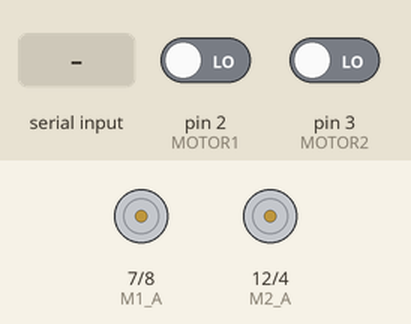
Bench run of a sketch on a simulated Arduino Uno, built with avr-gcc and run on an emulated ATmega328P. On the bench: motor-driver pin pairs drawn as motors (green arrow = first pin HIGH = forward, orange = second pin HIGH = backward, longer = more drive, scaled by the enable pin). The test bench sets the inputs (shaded band); at power-on: pin 2 (MOTOR1) LOW, pin 3 (MOTOR2) LOW. What the sketch prints to the serial monitor is not drawn.

Above: at 1.2 s.
1.3 s: "F" received over Serial
At 3.9 s:
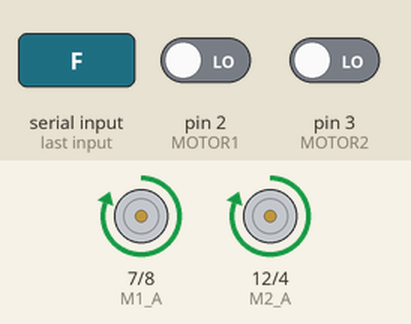
4.3 s: "B" received over Serial
At 5.5 s:
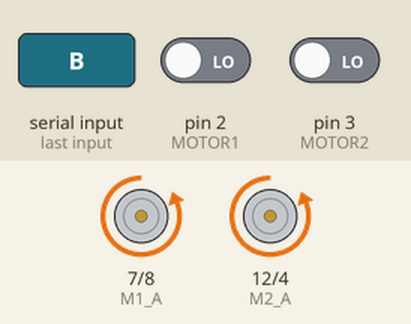
5.8 s: "L" received over Serial
At 7.0 s:
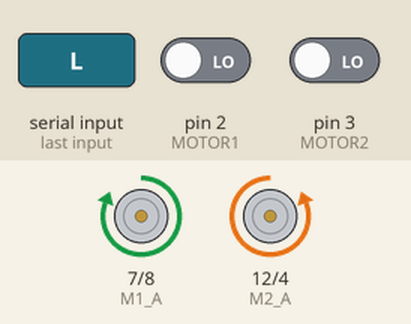
7.3 s: "R" received over Serial
At 7.7 s:
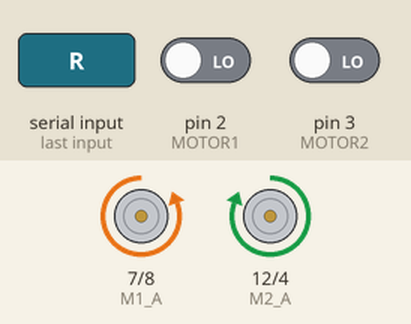
8.8 s: "S" received over Serial
At 9.5 s:
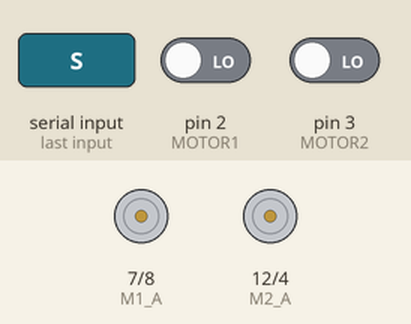
Timing chart, 0 to 11.3 s (numbered marks = the images above; inputs shaded):
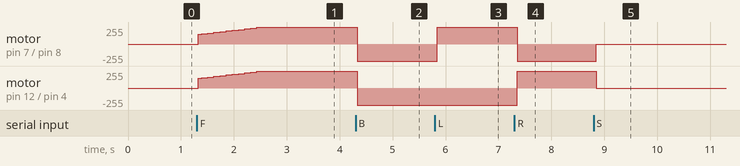

Measured:
- after the input at 1.3 s, motor on pin 7 (M1_A) / pin 8 (M1_B), motor on pin 12 (M2_A) / pin 4 (M2_B): moves from stopped to forward 255/255 over 1.2 s, starting at once
- after the input at 4.3 s, motor on pin 7 (M1_A) / pin 8 (M1_B), motor on pin 12 (M2_A) / pin 4 (M2_B): forward 255/255 → backward 255/255 at once
- after the input at 5.8 s, motor on pin 7 (M1_A) / pin 8 (M1_B): backward 255/255 → forward 255/255 at once
- after the input at 7.3 s, motor on pin 7 (M1_A) / pin 8 (M1_B): forward 255/255 → backward 255/255 after 0.06 s; motor on pin 12 (M2_A) / pin 4 (M2_B): backward 255/255 → forward 255/255 after 0.06 s
- after the input at 8.8 s, motor on pin 7 (M1_A) / pin 8 (M1_B): backward 255/255 → stopped at once; motor on pin 12 (M2_A) / pin 4 (M2_B): forward 255/255 → stopped at once

The sketch:

PID_MOTOR_CONTROL.ino
```cpp
#include <PID_v1.h>
#include <TimerOne.h>
double desired_spd = 100;
double Input, Output,Input2,Output2;
double Kp=0.2, Ki=1.04, Kd=0;
volatile float rotation1 =0 , rotation2=0;
PID myPID(&Input, &Output, &desired_spd, Kp, Ki, Kd, DIRECT);
PID myPID2(&Input2, &Output2, &desired_spd, Kp, Ki, Kd, DIRECT);
const byte MOTOR1 = 2;                    //interrupt pin for encoder
const byte MOTOR2 = 3;                    //interrupt pin for encoder
unsigned int counter1 = 0;
unsigned int counter2 = 0;
float diskslots = 10;
void ISR_count1()
{
  counter1++;
}

void ISR_count2()
{
  counter2++;
}
void ISR_timerone()
{
  Timer1.detachInterrupt();
  //Serial.print("Motor Speed 1: ");
  rotation1 = (counter1 / diskslots) * 60.00;
  if (rotation1 >= 200)
  {
  rotation1 = 200;
  }
  Input = rotation1;
  counter1 = 0;
  rotation2 = (counter2 / diskslots) * 60.00;
  if (rotation2 >= 200)
  {
  rotation2 = 200;
  }
  Input2 = rotation2;
  counter2 = 0;
  Timer1.attachInterrupt( ISR_timerone );
}
char t;
const int M1_A=7,M1_B=8,M2_A=12,M2_B=4;
const int en2 = 11;
const int en1 = 9;
void setup()
{
Serial.begin(9600);
Timer1.initialize(100000); // set timer for 1sec
attachInterrupt(digitalPinToInterrupt (MOTOR1), ISR_count1, RISING);
attachInterrupt(digitalPinToInterrupt (MOTOR2), ISR_count2, RISING);
Timer1.attachInterrupt( ISR_timerone );
pinMode(M1_A,OUTPUT);
pinMode(M1_B,OUTPUT);
pinMode(M2_A,OUTPUT);
pinMode(M2_B,OUTPUT);
pinMode(en1,OUTPUT);
pinMode(en2,OUTPUT);
myPID.SetMode(AUTOMATIC);
myPID2.SetMode(AUTOMATIC);
analogWrite(en2, 150);                        //PWM value to start the motors (will be changed when PID runs)
analogWrite(en1, 150);
}

void loop() {
if(Serial.available())
{
 t = Serial.read();                           //to take commands from mobile app
}
Serial.print("Motor Speed 1: ");              //shows speed of motor (comment it if u want to control car using bluetooth)
Serial.print(rotation1);
Serial.println(" RPM - ");
//Serial.print("Motor Speed 2: ");
//Serial.print(rotation2);
//Serial.println(" RPM - ");
myPID.Compute();
myPID2.Compute();
analogWrite(en2, Output);
analogWrite(en1, Output2);
if(t =='F'){            //move forward(all motors rotate in forward direction)
  digitalWrite(M1_A,HIGH);
  digitalWrite(M1_B,LOW);
  digitalWrite(M2_A,HIGH);
  digitalWrite(M2_B,LOW);
}

else if(t == 'B'){      //move reverse (all motors rotate in reverse direction)
  digitalWrite(M1_A,LOW);
  digitalWrite(M1_B,HIGH);
  digitalWrite(M2_A,LOW);
  digitalWrite(M2_B,HIGH);
}

else if(t == 'L'){      //turn right (left side motors rotate in forward direction,)
  digitalWrite(M1_A,HIGH);
  digitalWrite(M1_B,LOW);
  digitalWrite(M2_A,LOW);
  digitalWrite(M2_B,HIGH);
}

else if(t == 'R'){      //turn left (right side motors rotate in forward direction,)
  digitalWrite(M1_A,LOW);
  digitalWrite(M1_B,HIGH);
  digitalWrite(M2_A,HIGH);
  digitalWrite(M2_B,LOW);
}

else if(t == 'S'){      //STOP (all motors stop)
  digitalWrite(M1_A,LOW);
  digitalWrite(M1_B,LOW);
  digitalWrite(M2_A,LOW);
  digitalWrite(M2_B,LOW);
}
}
```
